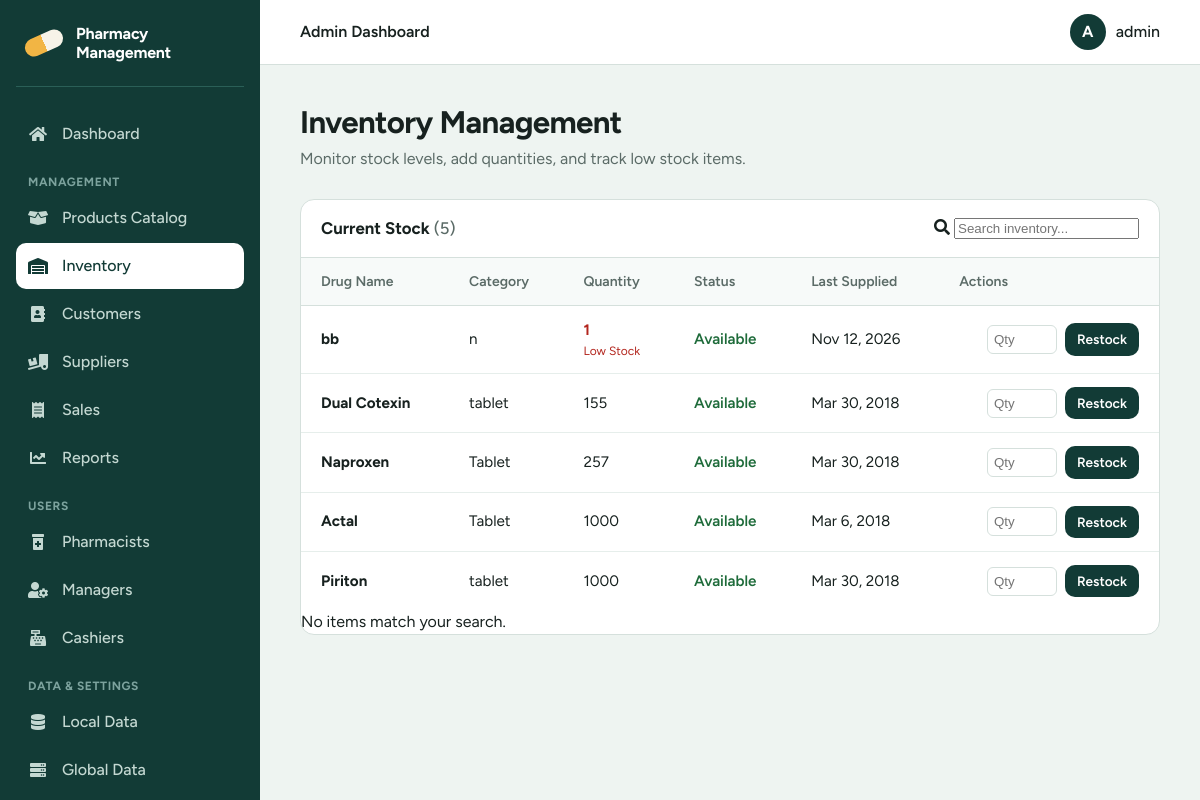
Page /admin/admin_inventory.php (signed in) on the committed database.
### tables this page shows
CREATE TABLE `stock` (
  `stock_id` tinyint(5) NOT NULL,
  `drug_name` varchar(20) NOT NULL,
  `category` varchar(20) NOT NULL,
  `description` varchar(50) NOT NULL,
  `company` varchar(20) NOT NULL,
  `supplier` varchar(20) NOT NULL,
  `quantity` int(11) NOT NULL,
  `cost` int(11) NOT NULL,
  `status` enum('Available','Inavailable') NOT NULL,
  `date_supplied` date NOT NULL
);

### admin/admin_inventory.php (the view, shortened to what this page needs)
<?php
include_once('../connect_db.php');
try {
    $stmtView = $con->query("SELECT * FROM stock ORDER BY quantity ASC, drug_name ASC");
    $rows = $stmtView->fetchAll(PDO::FETCH_ASSOC);
} catch (PDOException $e) {
    $message1 = "Error loading inventory: " . htmlspecialchars($e->getMessage());
    $rows = [];
}
include '../includes/head.php';
include '../includes/sidebar_admin.php';
include '../includes/header.php';
?>
<main class="main">
    <h1>Inventory Management</h1>
    <p class="lead">Monitor stock levels, add quantities, and track low stock items.</p>
    <section class="card">
      <div class="card-head">
        <h2>Current Stock <span class="count">(<?php echo count($rows); ?>)</span></h2>
        <?php if (count($rows) > 0): ?>
        <div class="search">
          <i class="fas fa-search" aria-hidden="true"></i>
          <input type="search" id="filter" placeholder="Search inventory..." aria-label="Search inventory">
        </div>
        <?php endif; ?>
      </div>
      <?php if (count($rows) === 0): ?>
        <div class="empty">
          <p>No inventory found. Go to the Products Catalog to add products first.</p>
          <a href="admin_products.php" class="btn">Go to Products</a>
        </div>
      <?php else: ?>
      <div class="table-wrap">
        <table id="inventoryTable">
          <thead>
            <tr>
              <th>Drug Name</th>
              <th>Category</th>
              <th>Quantity</th>
              <th>Status</th>
              <th>Last Supplied</th>
              <th class="actions">Actions</th>
            </tr>
          </thead>
          <tbody>
          <?php foreach ($rows as $row): ?>
            <tr>
              <td><strong><?php echo htmlspecialchars($row['drug_name']); ?></strong></td>
              <td><?php echo htmlspecialchars($row['category']); ?></td>
              <td>
                <?php if($row['quantity'] < 10): ?>
                    <span style="color: var(--danger); font-weight: 700;"><?php echo htmlspecialchars($row['quantity']); ?></span>
                    <span style="font-size: 0.75rem; color: var(--danger); display: block;">Low Stock</span>
                <?php else: ?>
                    <?php echo htmlspecialchars($row['quantity']); ?>
                <?php endif; ?>
              </td>
              <td>
                <?php if($row['quantity'] > 0): ?>
                    <span style="color: var(--ok); font-weight: 600;">Available</span>
                <?php else: ?>
                    <span style="color: var(--danger); font-weight: 600;">Out of Stock</span>
                <?php endif; ?>
              </td>
              <td><?php echo htmlspecialchars(date('M j, Y', strtotime($row['date_supplied']))); ?></td>
              <td class="actions">
                <form method="post" style="display: flex; gap: 8px; justify-content: flex-end; align-items: center; margin: 0;">
                    <input type="number" name="add_qty" min="1" placeholder="Qty" required style="width: 70px; padding: 6px; border: 1px solid var(--line); border-radius: 6px;">
                    <button type="submit" name="restock" class="btn" style="padding: 6px 12px; font-size: 0.85rem;">Restock</button>
                </form>
              </td>
            </tr>
          <?php endforeach; ?>
          </tbody>
        </table>
      </div>
      <div class="no-match" id="noMatch">No items match your search.</div>
      <?php endif; ?>
    </section>
</main>
<?php include '../includes/footer.php'; ?>

### includes/head.php (style rules this page uses)
:root { --pine: #123b36; --pine-soft: #1c524b; --pine-line: #2a5f57; --amber: #f2b544; --mist: #eef4f1; --paper: #ffffff; --ink: #17211f; --ink-soft: #5b6b67; --line: #d5e0dc; --danger: #b3261e; --danger-bg: #fdecea; --ok: #1e6b3a; --ok-bg: #e6f4ea; --radius: 10px; --sidebar: 260px; --font: "Figtree", system-ui, -apple-system, sans-serif; }
*, *::before, *::after { box-sizing: border-box; }
html { -webkit-text-size-adjust: 100%; }
body { margin: 0; font-family: var(--font); font-size: 16px; line-height: 1.5; color: var(--ink); background: var(--mist); }
.main { margin-left: var(--sidebar); padding: 40px; max-width: 1200px; }
.main h1 { margin: 0 0 6px; font-size: clamp(1.6rem, 2.6vw, 2.2rem); line-height: 1.15; letter-spacing: -0.02em; }
.main .lead { margin: 0 0 28px; color: var(--ink-soft); }
.card { background: var(--paper); border: 1px solid var(--line); border-radius: 14px; overflow: hidden; }
.card-head { display: flex; align-items: center; justify-content: space-between; gap: 16px; flex-wrap: wrap; padding: 16px 20px; border-bottom: 1px solid var(--line); }
.card-head h2 { margin: 0; font-size: 1.05rem; }
.count { color: var(--ink-soft); font-weight: 500; }
.table-wrap { overflow-x: auto; }
table { width: 100%; border-collapse: collapse; font-size: 0.95rem; }
th, td { padding: 13px 20px; text-align: left; white-space: nowrap; }
th { font-size: 0.875rem; font-weight: 600; color: var(--ink-soft); background: #f7faf9; border-bottom: 1px solid var(--line); }
td { border-bottom: 1px solid #e6eeeb; }
tbody tr:last-child td { border-bottom: 0; }
.btn { display: inline-block; padding: 12px 22px; font: inherit; font-weight: 600; color: #fff; background: var(--pine); border: 0; border-radius: var(--radius); cursor: pointer; transition: background-color .15s; }

### rows in the picture
stock: drug_name "bb", category "n", quantity "1", shows "Available", date_supplied "Nov 12, 2026"
stock: drug_name "Dual Cotexin", category "tablet", quantity "155", shows "Available", date_supplied "Mar 30, 2018"
stock: drug_name "Naproxen", category "Tablet", quantity "257", shows "Available", date_supplied "Mar 30, 2018"
stock: drug_name "Actal", category "Tablet", quantity "1000", shows "Available", date_supplied "Mar 6, 2018"
stock: drug_name "Piriton", category "tablet", quantity "1000", shows "Available", date_supplied "Mar 30, 2018"

### other values in the picture
$topbar_title "Admin Dashboard"
substr($user, 0, 1) "A"
$user "admin"
count($rows) "5"
